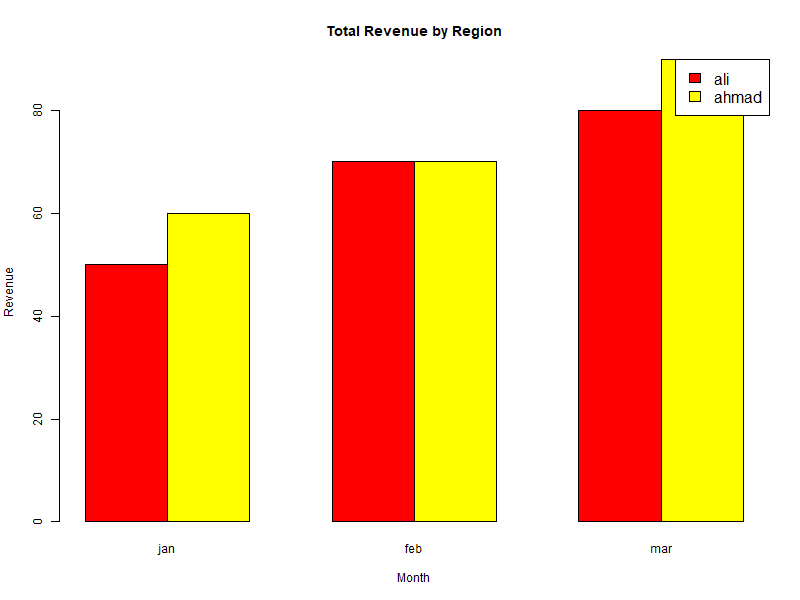

Write the R code that produced this figure.
x = c(1,3,5,,3,4,2)
y = c(-3,-5,-8)

png('01_lec.png', width = 800, height = 600)

# line chart
# plot(x,y,col='red',main='My Plot',xlab='x axis',ylab='y axis',type='l',lwd=3)

# Sample data
x1 <- rnorm(10)
y2 <- rnorm(10)
x1
y2
# Scatter plot
# plot(x1, y2, col = "darkgreen",cex=4, main = "Scatter Plot",xlab = "X-axis", ylab = "Y-axis", pch = 10)

# Histogram
# data <- c(5, 10, 15, 20, 25, 10, 20, 15, 10, 30, 25, 20, 15, 10, 5)
# hist(data, col = "purple", main = "Histogram",
#      xlab = "Values", ylab = "Frequency")

# Pie chart
x <- c(12, 33, 54, 56)
pie(x,
 labels =c('shabaz', 'fahad', 'ahmed', 'khalid'), main = 'Pie Chart', col=heat.colors(length(x))
)
# legend(
#     'topright',
#     legend = c('ali', 'ahmad', 'hassan', 'khalid'),
#     fill = heat.colors(length(x)),
#     cex = 1.3
# )

# 3d pie chart using plotrix
# library(plotrix)
# x <- c(12, 33, 54, 56)
# pie3D(x, labels = c('ali', 'ahmad', 'hassan', 'khalid'), main = '3D Pie Chart', col = heat.colors(length(x)), border = 'red')

# bar chart
# x <- c(12, 33, 54, 56)
# barplot(x,
# horiz = FALSE,
# names.arg = c('ali', 'ahmad', 'hassan', 'khalid'),
# main = 'Bar Chart',
# xlab = 'Categories',
# ylab = 'Values', 
# col = heat.colors(length(x)))

# component bar chart
values = matrix(
    c(50,60,70,70,80,90),
    nrow=2,
    ncol =3, 
    byrow = FALSE
)

barplot(
    values, 
    main = "Total Revenue by Region", 
    xlab = "Month", 
    ylab = "Revenue",
    beside =TRUE,
    names.arg=c('jan', 'feb','mar'),
    col= heat.colors(2)
)
 legend(
    'topright',
    legend = c('ali', 'ahmad'),
    fill = heat.colors(2),
    cex = 1.3
)


dev.off()
